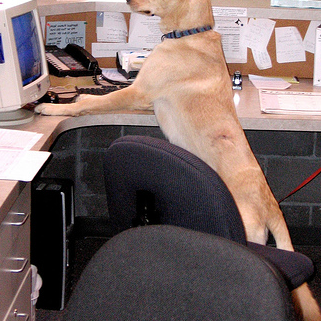
#> input picture pytorch/pytorch-deeplab_v3_plus/misc/test.png, 321 x 321 px
$ python test_bicubic_inference.py
#> lines starting #> are read from the running program, lines starting #| are printed output that depends on the picture
### pytorch/pytorch-deeplab_v3_plus/dataloaders/custom_transforms.py
import torch
import random
import numpy as np

from PIL import Image, ImageOps, ImageFilter
from PIL.Image import Resampling

class Normalize(object):
    """Normalize a tensor image with mean and standard deviation.
    Args:
        mean (tuple): means for each channel.
        std (tuple): standard deviations for each channel.
    """
    def __init__(self, mean=(0., 0., 0.), std=(1., 1., 1.)):
        self.mean = mean
        self.std = std

    # [11 lines left out: function __call__, not called in this run]

class NormalizeImage(object):
    """Normalize a tensor image with mean and standard deviation.
    Args:
        mean (tuple): means for each channel.
        std (tuple): standard deviations for each channel.
    """
    def __init__(self, mean=(0., 0., 0.), std=(1., 1., 1.)):
        self.mean = mean
        self.std = std

    # [7 lines left out: function __call__, not called in this run]


class ToTensor(object):
    """Convert ndarrays in sample to Tensors."""

    # [14 lines left out: function __call__, not called in this run]

class ToTensorImage(object):
    """Convert ndarrays in sample to Tensors."""

    # [7 lines left out: function __call__, not called in this run]

class RandomHorizontalFlip(object):
    # [9 lines left out: function __call__, not called in this run]


class RandomRotate(object):
    def __init__(self, degree):
        self.degree = degree

    # [9 lines left out: function __call__, not called in this run]


class RandomGaussianBlur(object):
    # [9 lines left out: function __call__, not called in this run]


class RandomScaleCrop(object):
    '''
    The convention is to pad 255 and ignore the padded region.
    However, in scribble-annotated images, we need to distinguish ignore region
    and padded region for our loss function. So fill is 254 for padding.
    '''
    # [34 lines left out: functions __init__, __call__, not called in this run]


class FixScaleCrop(object):
    def __init__(self, crop_size):
        self.crop_size = crop_size

    # [21 lines left out: function __call__, not called in this run]

class FixScaleCropImage(object):
    def __init__(self, crop_size):
        self.crop_size = crop_size

    def __call__(self, img):
        w, h = img.size
#> w = 321; h = 321
        if w > h:
            oh = self.crop_size
            ow = int(1.0 * w * oh / h)
        else:
            ow = self.crop_size
            oh = int(1.0 * h * ow / w)
#> oh = 40
        img = img.resize((ow, oh), Image.BILINEAR)
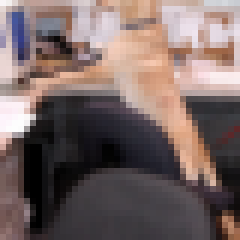
#> img: PIL image 40x40 RGB (shown 6 times larger); mean R, G, B 120, 102.8, 100.5
        # center crop
        w, h = img.size
#> w = 40; h = 40
        x1 = int(round((w - self.crop_size) / 2.))
#> x1 = 0
        y1 = int(round((h - self.crop_size) / 2.))
#> y1 = 0
        img = img.crop((x1, y1, x1 + self.crop_size, y1 + self.crop_size))
        return img


class FixScaleCropImageBicubic(object):
    def __init__(self, crop_size, interpolation='bicubic'):
        self.crop_size = crop_size
        self.interpolation = Resampling.BICUBIC if interpolation == 'bicubic' else Resampling.BILINEAR

    def __call__(self, img):
        w, h = img.size
#> w = 321; h = 321
        if w > h:
            oh = self.crop_size
            ow = int(1.0 * w * oh / h)
        else:
            ow = self.crop_size
            oh = int(1.0 * h * ow / w)
#> oh = 40
        img = img.resize((ow, oh), self.interpolation)
        # center crop
        w, h = img.size
#> w = 40; h = 40
        x1 = int(round((w - self.crop_size) / 2.))
#> x1 = 0
        y1 = int(round((h - self.crop_size) / 2.))
#> y1 = 0
        img = img.crop((x1, y1, x1 + self.crop_size, y1 + self.crop_size))
        return img


class FixedResize(object):
    def __init__(self, size):
        self.size = (size, size)  # size: (h, w)

    # [29 lines left out: functions __call__, denormalizeimage, not called in this run]

### test_bicubic_inference.py
#!/usr/bin/env python3
"""
Test script for bicubic interpolation in inference
"""
import sys
import os
sys.path.append('pytorch/pytorch-deeplab_v3_plus')

from PIL import Image
import numpy as np
import matplotlib.pyplot as plt
from dataloaders import custom_transforms as tr

def compare_interpolations(image_path, crop_size=64):
    """Compare bilinear vs bicubic interpolation"""
    img = Image.open(image_path).convert('RGB')

    transform_bilinear = tr.FixScaleCropImage(crop_size=crop_size)
    img_bilinear = transform_bilinear(img)

    transform_bicubic = tr.FixScaleCropImageBicubic(crop_size=crop_size, interpolation='bicubic')
    img_bicubic = transform_bicubic(img)

    fig, axes = plt.subplots(1, 3, figsize=(15, 5))
    axes[0].imshow(img)
    axes[0].set_title('Original')
    axes[0].axis('off')
    axes[1].imshow(img_bilinear)
    axes[1].set_title('Bilinear')
    axes[1].axis('off')
    axes[2].imshow(img_bicubic)
    axes[2].set_title('Bicubic')
    axes[2].axis('off')

    plt.tight_layout()
    plt.savefig('interpolation_comparison.png', dpi=150, bbox_inches='tight')
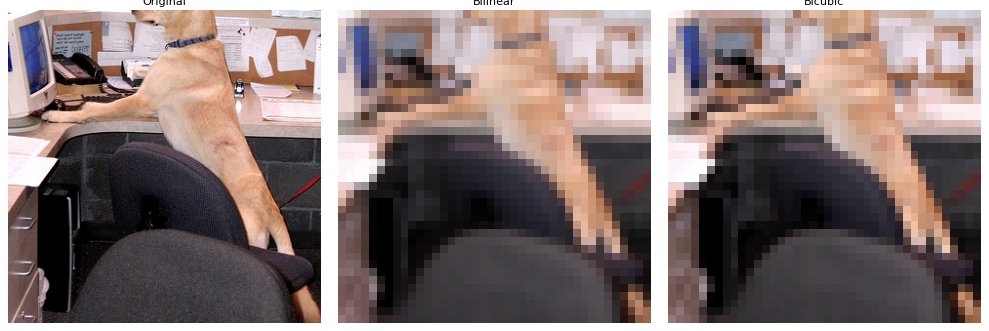
#> figure drawn by matplotlib, 3 panels
    print("Comparison saved as interpolation_comparison.png")

    print(f"Original size: {img.size}")
#| Original size: (321, 321)
    print(f"Processed size: {img_bilinear.size}")
#| Processed size: (40, 40)
    print(f"Crop size: {crop_size}")

def test_different_sizes():
    """Test bicubic interpolation with different crop sizes"""
    test_img_path = 'pytorch/pytorch-deeplab_v3_plus/misc/test.png'
    if not os.path.exists(test_img_path):
        test_img = Image.new('RGB', (256, 256), color='red')
        os.makedirs(os.path.dirname(test_img_path), exist_ok=True)
        test_img.save(test_img_path)
        print(f"Created test image at {test_img_path}")

    crop_sizes = [40, 64, 128, 256]
    for crop_size in crop_sizes:
        print(f"\nTesting crop size: {crop_size}")
        try:
            compare_interpolations(test_img_path, crop_size)
            print(f"✅ Crop size {crop_size} - Success")
        except Exception as e:
            print(f"❌ Crop size {crop_size} - Error: {e}")

if __name__ == "__main__":
    if len(sys.argv) > 1:
        compare_interpolations(sys.argv[1])
    else:
        print("No image path provided, testing with different sizes...")
        test_different_sizes()
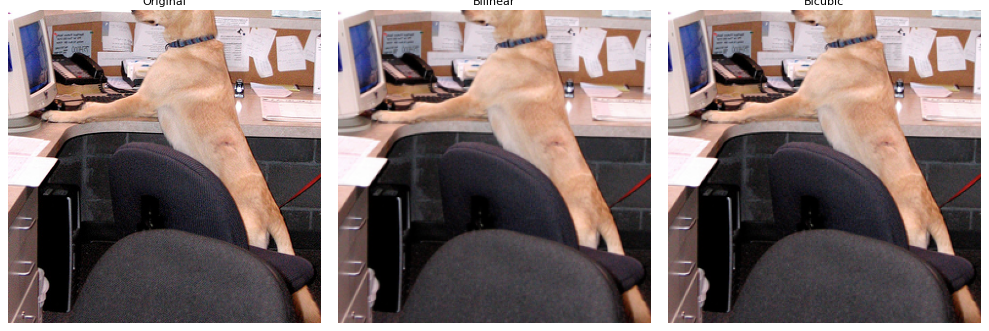
#> figure drawn by matplotlib, 3 panels
